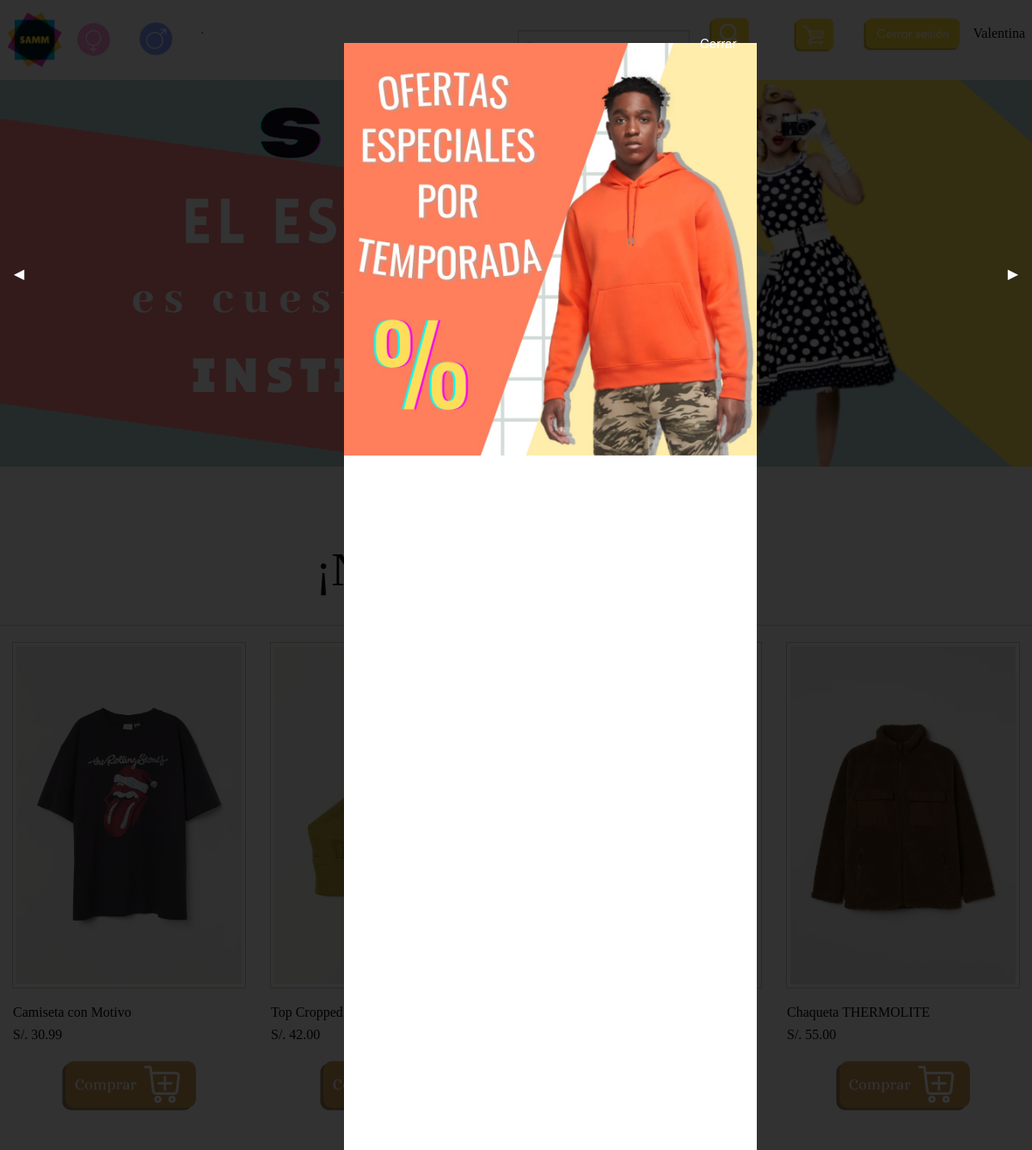
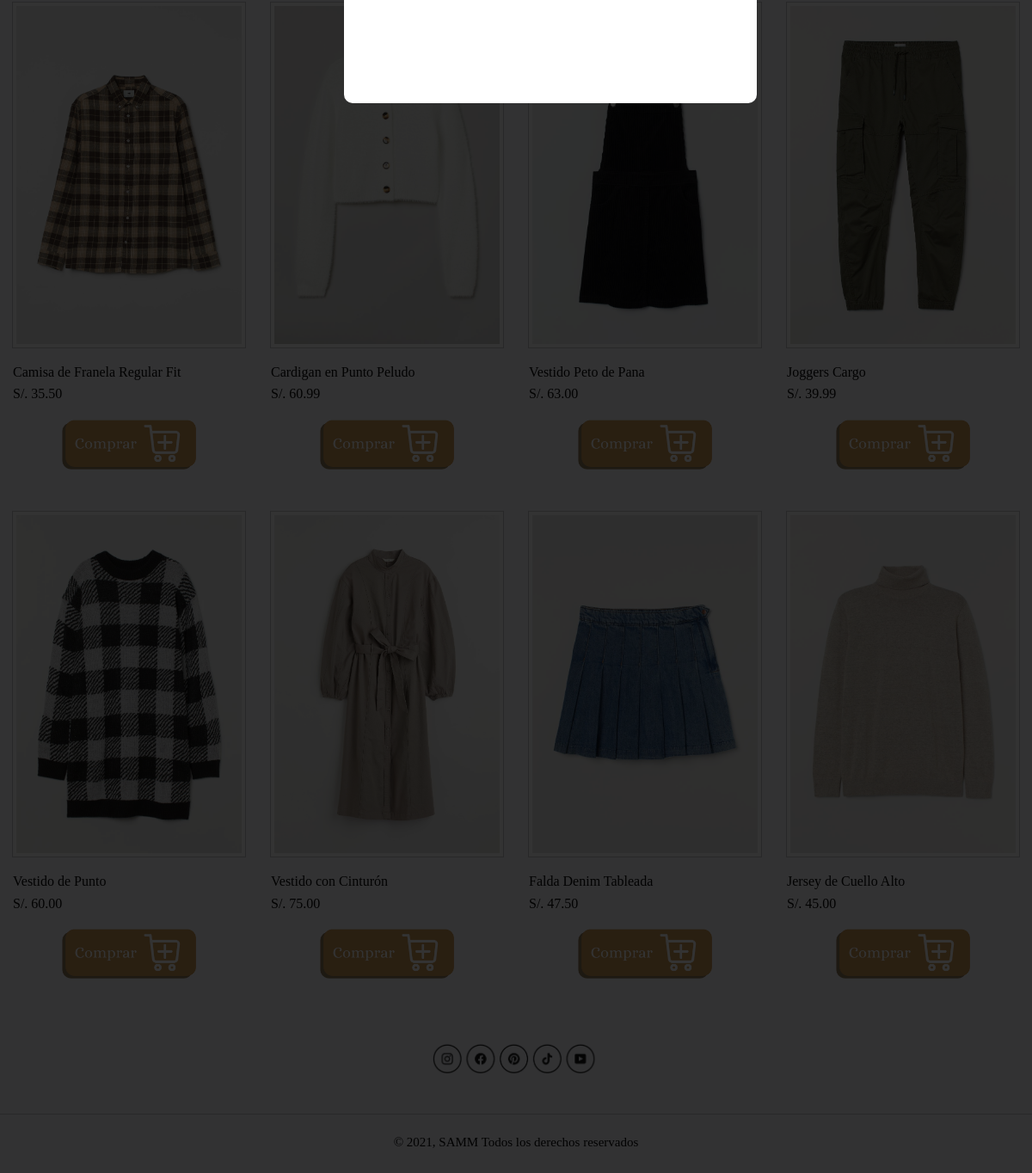
Screenshot of /index.php (signed in) with the database file from the repository (2 pictures, top to bottom).
### tables this page shows
CREATE TABLE `producto` (
  `codigo_producto` int(5) NOT NULL,
  `codigo_marca` int(5) NOT NULL,
  `codigo_talla` int(5) NOT NULL,
  `codigo_color` int(5) NOT NULL,
  `codigo_categoria` int(5) NOT NULL,
  `nombre_producto` varchar(80) NOT NULL,
  `precio` decimal(10,2) NOT NULL,
  `stock` int(5) NOT NULL,
  `descripcion` text NOT NULL
);

### productos_model.php (called while the page is built, shortened)
<?php
include "conexion.php";
function obtener_producto($nombre=FALSE){
  global $link;
  if($nombre==FALSE){
    $result=mysqli_query($link, "SELECT p.codigo_producto, m.nombre_marca, t.nombre_talla, c.nombre_color, ct.nombre_categoria, p.nombre_producto, p.precio, p.stock FROM producto p INNER JOIN marca m ON m.codigo_marca = p.codigo_marca INNER JOIN talla t ON t.codigo_talla = p.codigo_talla INNER JOIN colores c ON c.codigo_color = p.codigo_color INNER JOIN categoria ct ON ct.codigo_categoria = p.codigo_categoria ORDER BY p.codigo_producto") or die ("Algo ha ido mal en la consulta a la base de datos");
  }
  return $result;
 }
?>

### index.php (the view, shortened to what this page needs)
<?php
include "productos_model.php";
?>
<!doctype html>
<html class="no-js" lang="en" dir="ltr">
<head>
    <link rel="stylesheet" href="css/foundation.css">
    <link rel="stylesheet" href="css/app.css">
</head>
<body>
<div class="top-bar" id="mainNavigation">
  <div class="top-bar-left">
    <ul class="menu vertical medium-horizontal">
      <img src="img/logo.png" width="65px">
      <a href="mujer.php"><img id="sombra" src="img/mujer.png" width="40px"></a>
      <a href="hombre.php"><img id="sombra" src="img/hombre.png" width="40px"></a>
      <a href="administrador.php">.</a>
    </ul>
  </div>
  <div class="top-bar-right">
    <ul class="menu vertical medium-horizontal">
        <a>
<form action="index.php" method="post">
<input type="image" src="img/buscar.png" id="sombra" width="50px">
</form>
        </a>
      <a href="carrito.php"><img id="sombra" src="img/carrito.png" width="50px"></a>
      <a href="CerrarSesion.php"><img id="sombra" src="img/cerrar.png" width="113px"></a>
      </ul>
  </div>
    <p style="font-family:tahoma">
      <?php echo "$_SESSION[nombre]";?>
</div>
<div class="orbit" role="region" aria-label="Favorite Space Pictures" data-orbit data-options="animInFromLeft:fade-in; animInFromRight:fade-in; animOutToLeft:fade-out; animOutToRight:fade-out;">
  <ul class="orbit-container">
    <button class="orbit-previous"><span class="show-for-sr">Previous Slide</span>&#9664;&#xFE0E;</button>
    <button class="orbit-next"><span class="show-for-sr">Next Slide</span>&#9654;&#xFE0E;</button>
    <li class="is-active orbit-slide">
    </li>
  </ul>
  <nav class="orbit-bullets">
    <button class="is-active" data-slide="0"><span class="show-for-sr">First slide details.</span><span class="show-for-sr">Current Slide</span></button>
    <button data-slide="1"><span class="show-for-sr">Second slide details.</span></button>
    <button data-slide="2"><span class="show-for-sr">Third slide details.</span></button>
    <button data-slide="3"><span class="show-for-sr">Fourth slide details.</span></button>
  </nav>
</div>
    <label for="cerrar" id="btn-cerrar">Cerrar</label>
        <div class="modal">
			<div class="contenido">
				<img src="img/anuncio.jpeg">
			</div>
		</div>
<br>
<div class="text-center">
  <p style="font-family:roman">
  ¡Nuestros Productos!
  </p>
</div>
<article class="grid-container">
  <div class="grid-x grid-margin-x small-up-2 medium-up-2 large-up-4">
<?php
if($_POST){
    $resultado=obtener_producto($_POST["buscar"]);
}else{
    $resultado=obtener_producto();
}
while($row=mysqli_fetch_array($resultado)){?>
    <div class="cell">
      <img class="thumbnail" src="img/<?php echo $row['codigo_producto'];?>.jpeg">
      <p style="font-family:tahoma">
      <?php echo $row['nombre_producto'];?>
        <br>
      <?php echo 'S/. '; echo $row['precio'];?>
      </p>
      <a href="detalle1.php?codigo=<?php echo $row['codigo_producto'];?>"><img id="extra" src="img/comprar.png"></a>
        <br><br>
    </div>
<?php }?>
  </div>
<br>
    </article>
    <img id="img-center" src="img/redes.png">
    <br>
    <hr>
    <footer>
    <p id="pie" style="font-family:tahoma">
    &copy; 2021, SAMM Todos los derechos reservados
    </p>
    </footer>
</body>
</html>

### rows the page displays
producto: shows a picture, nombre_producto "Camiseta con Motivo", precio "30.99"
producto: nombre_producto "Top Cropped de Punto", precio "42.00"
producto: shows a picture, nombre_producto "Chaqueta THERMOLITE", precio "55.00"
producto: shows a picture, nombre_producto "Camisa de Franela Regular Fit", precio "35.50"
producto: shows a picture, nombre_producto "Cardigan en Punto Peludo", precio "60.99"
producto: shows a picture, nombre_producto "Vestido Peto de Pana", precio "63.00"
producto: shows a picture, nombre_producto "Joggers Cargo", precio "39.99"
producto: shows a picture, nombre_producto "Vestido de Punto", precio "60.00"
producto: shows a picture, nombre_producto "Vestido con Cinturón", precio "75.00"
producto: shows a picture, nombre_producto "Falda Denim Tableada", precio "47.50"
producto: shows a picture, nombre_producto "Jersey de Cuello Alto", precio "45.00"

### other values shown
$_SESSION[nombre] "Valentina"
